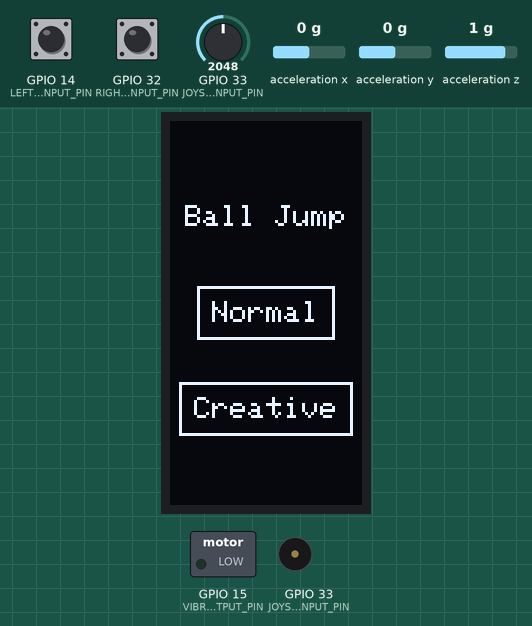
This sketch was run on a simulated ESP32. Shown: 64×128 one-colour display, switched loads named in the sketch (green lamp = pin HIGH), buzzer (waves = sounding). The inputs (shaded band) are chosen by the test bench; at power-on: GPIO 14 (LEFT_BUTTON_INPUT_PIN) HIGH, GPIO 33 (JOYSTICK_LR_INPUT_PIN) = 2048, GPIO 32 (RIGHT_BUTTON_INPUT_PIN) HIGH, acceleration x 0 g, acceleration y 0 g, acceleration z 1 g. The local clock reads 2024-03-15 10:24:30 at power-on unless the sketch sets it; random numbers use the default seed unless the sketch sets one.

Above: at 1.2 s.
1.3 s: GPIO 14 (LEFT_BUTTON_INPUT_PIN) pulled LOW for 0.15 s
At 1.6 s:
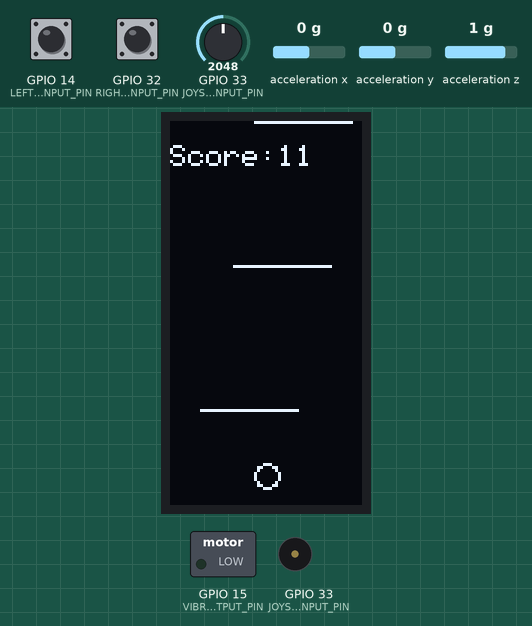
2.0 s: GPIO 33 (JOYSTICK_LR_INPUT_PIN) set to 2358
3.5 s: GPIO 33 (JOYSTICK_LR_INPUT_PIN) set to 2426
At 5.6 s:
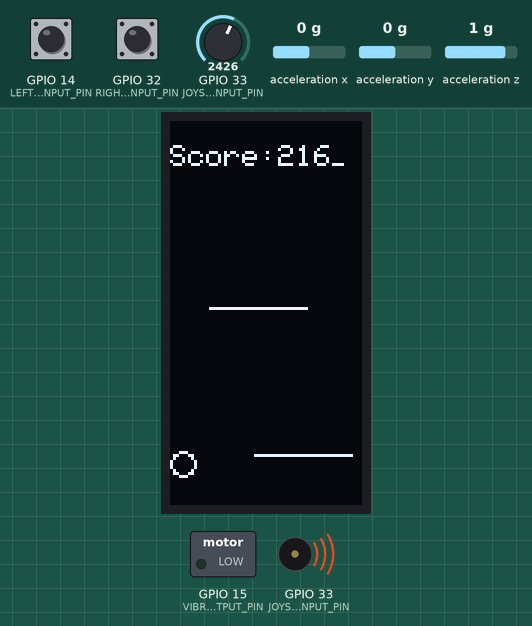
6.5 s: GPIO 32 (RIGHT_BUTTON_INPUT_PIN) pulled LOW for 1 s
At 7.5 s:
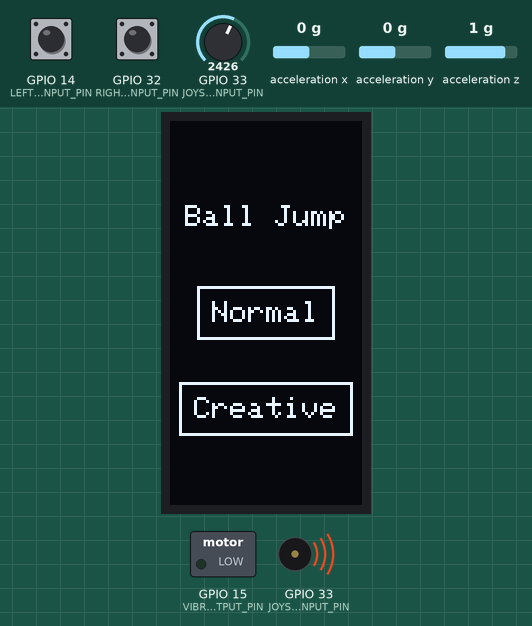
9.0 s: GPIO 32 (RIGHT_BUTTON_INPUT_PIN) pulled LOW for 0.15 s
At 9.31 s:
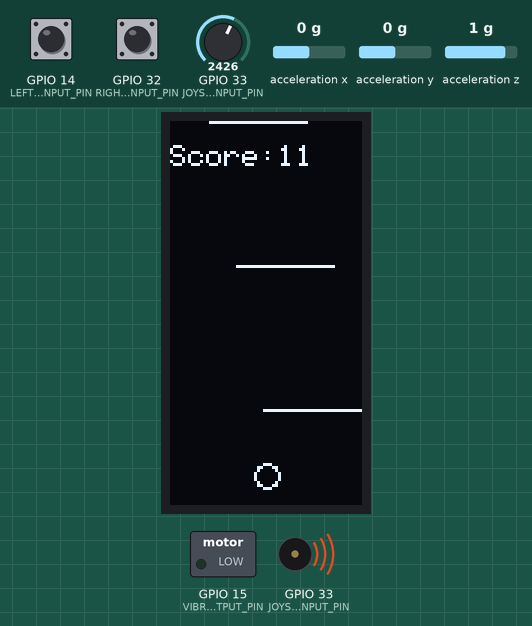
Timing chart, 0 to 13.7 s (numbered marks = the images above; inputs shaded):
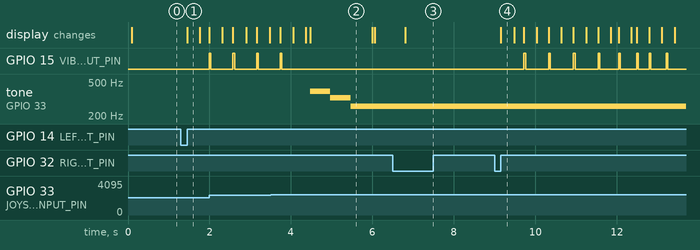

The sketch:

MP2_Sketch.ino
```cpp
/*
 * Richard Halbert
 * Made for University of Washington
 * CSE 490F MP2 Spring 2021
 *
 * Runs a game called "Ball Jump" (based on Doodle Jump) on an
 * Adafruit SSD1306 OLED display using an ESP32 microcontroller.
 * There are two modes in the game: (1) normal mode in which the
 * user controls the x-axis of the ball using a joystick and
 * (2) creative mode in which the user controlls the x-axis of
 * the ball using an Adafruit LIS3DH accelerometer.
 *
 * Please note: the "left button" controls the top button on
 * whatever screen is currently shown and the "right button"
 * controls the bottom (due to how the breadboard was setup).
 */

#include <stdlib.h>
#include <time.h>
#include <SPI.h>
#include <Wire.h>
#include <Adafruit_GFX.h>
#include <Adafruit_SSD1306.h>
#include <Adafruit_LIS3DH.h>
#include <Adafruit_Sensor.h>

/*
 * Setup for the Adafruit SSD1306 OLED display
 * Based on the Adafruit SSD1306 ssd1306_128x64_i2c.ino example
 */
#define SCREEN_WIDTH 128 // OLED display width, in pixels
#define SCREEN_HEIGHT 64 // OLED display height, in pixels

// Declaration for an SSD1306 display connected to I2C (SDA, SCL pins)
#define OLED_RESET     4 // Reset pin # (or -1 if sharing Arduino reset pin)
Adafruit_SSD1306 oled(SCREEN_WIDTH, SCREEN_HEIGHT, &Wire, OLED_RESET);

/*
 * Setup for the Adafruit LIS3DH accelerometer
 * Based on instructions from: https://learn.adafruit.com/adafruit-lis3dh-triple-axis-accelerometer-breakout
 *
 * Includes methods of running the LIS3DH with software SPI,
 * hardware SPI, or I2C, although this project uses software SPI.
 */
// Used for software SPI
#define LIS3DH_CLK 21
#define LIS3DH_MISO 17
#define LIS3DH_MOSI 16
// Used for hardware & software SPI
#define LIS3DH_CS 19

// software SPI
Adafruit_LIS3DH lis = Adafruit_LIS3DH(LIS3DH_CS, LIS3DH_MOSI, LIS3DH_MISO, LIS3DH_CLK);
// hardware SPI
//Adafruit_LIS3DH lis = Adafruit_LIS3DH(LIS3DH_CS);
// I2C
// Adafruit_LIS3DH lis = Adafruit_LIS3DH();

/*
 * Keys for the buzzer
 * From the Makeability Lab Intro to Arduino/Input/A simple piano lesson:
 * https://makeabilitylab.github.io/physcomp/arduino/piano.html
 */
#define KEY_C 262  // 261.6256 Hz
#define KEY_E 330  // 329.6276 Hz
#define KEY_G 392  // 391.9954 Hz

/*
 * Wiring constants
 */
const int JOYSTICK_LR_INPUT_PIN = A5;
const int LEFT_BUTTON_INPUT_PIN = 14;
const int RIGHT_BUTTON_INPUT_PIN = 32;
const int VIBRO_OUTPUT_PIN = 15;
const int PIEZO_OUTPUT_PIN = 33;

/*
 * Background constants
 */
const int DEBOUNCE_WINDOW = 40;
const int BUTTON_OUTLINE = 5;
const int JOYSTICK_WINDOW = 20;
const int VIBRATION_TIME = 40;
const int BUZZER_TIME = 500;
const int TONE_PWM_CHANNEL = 0;

/*
 * Gameplay constants
 */
const int BALL_RADIUS = 4;
const int INITIAL_X_POS = SCREEN_HEIGHT / 2;
const int INITIAL_Y_POS = SCREEN_WIDTH - BALL_RADIUS;
const int MAX_X_VELOCITY = 6;
const int MIN_Y_VELOCITY = -12;
const int GRAVITY = 1;
const int PLATFORM_RATE = 48;
const int INITIAL_PLATFORM_SIZE = SCREEN_HEIGHT / 2;
const int MIN_PLATFORM_SIZE = 10;
const int PLATFORM_REDUCTION_SCORE = 150;
const int PLATFORM_REDUCTION_RATE = 2;

/*
 * This enum represents the current state the game is in.
 */
enum GAME_STATE{
  HOME,
  RUNNING,
  OVER,
  NUM_STATES
};

/*
 * Background variables
 */
enum GAME_STATE currentState = HOME;
int leftButtonLastVal = LOW;
int rightButtonLastVal = LOW;
boolean normalMode = true;
int highScore = 0;
int platformRefreshCount = 0;
boolean initialPlatformsSet = true;

/*
 * Gameplay variables
 */
int platforms[SCREEN_WIDTH][2];
int platformWidth = INITIAL_PLATFORM_SIZE;
int ballXPos = INITIAL_X_POS;
int ballYPos = INITIAL_Y_POS;
float ballYSpeed = MIN_Y_VELOCITY;
int currScore = 0;

void setup() {
  Serial.begin(9600);

  // start the OLED display
  if(!oled.begin(SSD1306_SWITCHCAPVCC, 0x3D)) { // Address 0x3D for 128x64
    Serial.println(F("SSD1306 allocation failed"));
    for(;;); // Don't proceed, loop forever
  }
  oled.clearDisplay();

  // vertical orientation for OLED
  oled.setRotation(3);

  // start the accelerometer
  if (!lis.begin(0x18)) {   // change this to 0x19 for alternative i2c address
    Serial.println("Couldnt start");
    while (1) yield();
  }

  // set remaining pin modes
  pinMode(JOYSTICK_LR_INPUT_PIN, INPUT);
  pinMode(LEFT_BUTTON_INPUT_PIN, INPUT_PULLUP);
  pinMode(RIGHT_BUTTON_INPUT_PIN, INPUT_PULLUP);
  pinMode(VIBRO_OUTPUT_PIN, OUTPUT);

  // use ledc for the ESP32 for tones
  ledcAttachPin(PIEZO_OUTPUT_PIN, TONE_PWM_CHANNEL);

  // initialize the platforms
  srand(time(NULL));
  resetPlatforms();
}

void loop() {
  oled.clearDisplay();

  if (currentState == HOME) {
    renderHome();
  } else if (currentState == RUNNING) {
    renderGame();
  } else if (currentState == OVER) {
    renderGameOver();
  }

  oled.display();
}

/*
 * Renders the home screen with normal/creative mode buttons
 */
void renderHome() {
  int16_t x, y;
  uint16_t textWidth, textHeight;
  const char introText[] = "Ball Jump";

  oled.setTextSize(1);
  oled.setTextColor(WHITE, BLACK);

  oled.getTextBounds(introText, 0, 0, &x, &y, &textWidth, &textHeight);
  int16_t textX = oled.width() / 2 - textWidth / 2;
  int16_t textY = oled.height() / 4 - textHeight / 2;
  oled.setCursor(textX, textY);
  oled.print(introText);

  // normal mode button (joystick)
  const char normalText[] = "Normal";

  oled.getTextBounds(normalText, 0, 0, &x, &y, &textWidth, &textHeight);
  textX = oled.width() / 2 - textWidth / 2;
  textY = oled.height() / 2 - textHeight / 2;
  oled.setCursor(textX, textY);
  oled.print(normalText);

  oled.drawRect(textX - BUTTON_OUTLINE, textY - BUTTON_OUTLINE, textWidth + 2 * BUTTON_OUTLINE, textHeight + 2 * BUTTON_OUTLINE, SSD1306_WHITE);

  // creative mode button (accelerometer)
  const char creativeText[] = "Creative";

  oled.getTextBounds(creativeText, 0, 0, &x, &y, &textWidth, &textHeight);
  textX = oled.width() / 2 - textWidth / 2;
  textY = oled.height() * 3 / 4 - textHeight / 2;
  oled.setCursor(textX, textY);
  oled.print(creativeText);

  oled.drawRect(textX - BUTTON_OUTLINE, textY - BUTTON_OUTLINE, textWidth + 2 * BUTTON_OUTLINE, textHeight + 2 * BUTTON_OUTLINE, SSD1306_WHITE);

  int leftButtonCurr = digitalRead(LEFT_BUTTON_INPUT_PIN);
  int rightButtonCurr = digitalRead(RIGHT_BUTTON_INPUT_PIN);

  if (isButtonPressed(LEFT_BUTTON_INPUT_PIN, leftButtonCurr, leftButtonLastVal)) {
    leftButtonLastVal = leftButtonCurr;
    if (leftButtonCurr == LOW) {
      // start normal mode
      currentState = RUNNING;
      normalMode = true;
      platformRefreshCount = 0;
      currScore = 0;
      ballXPos = INITIAL_X_POS;
      ballYPos = INITIAL_Y_POS;
      ballYSpeed = MIN_Y_VELOCITY;
    }
  } else if (isButtonPressed(RIGHT_BUTTON_INPUT_PIN, rightButtonCurr, rightButtonLastVal)) {
    rightButtonLastVal = rightButtonCurr;
    if (rightButtonCurr == LOW) {
      // start creative mode
      currentState = RUNNING;
      normalMode = false;
      platformRefreshCount = 0;
      currScore = 0;
      ballXPos = INITIAL_X_POS;
      ballYPos = INITIAL_Y_POS;
      ballYSpeed = MIN_Y_VELOCITY;
    }
  }
}

/*
 * Renders the game itself, updating game state
 */
void renderGame() {
  // draw the platforms
  for (int i = 0; i < SCREEN_WIDTH; i++) {
    if (platforms[i][0] != -1) {
      oled.drawLine(platforms[i][0], i, platforms[i][0] + platforms[i][1], i, SSD1306_WHITE);
    }
  }

  // update platforms
  boolean newPlatform = !initialPlatformsSet && platformRefreshCount % PLATFORM_RATE == 0;
  initialPlatformsSet = false;

  for (int j = SCREEN_WIDTH - 1; j > 0; j--) {
    platforms[j][0] = platforms[j - 1][0];
    platforms[j][1] = platforms[j - 1][1];
  }

  if (newPlatform) {
    platforms[0][0] = rand() % (oled.width() - platformWidth);
    platforms[0][1] = platformWidth;
  } else {
    platforms[0][0] = -1;
    platforms[0][1] = -1;
  }

  platformRefreshCount++;

  if (normalMode) {
    // use joystick for x value
    int joystickVal = analogRead(JOYSTICK_LR_INPUT_PIN);

    if (joystickVal < 2000 - JOYSTICK_WINDOW || joystickVal > 2000 + JOYSTICK_WINDOW) {
      int ballXSpeed = -1 * map(joystickVal, 0, 4095, -1 * MAX_X_VELOCITY, MAX_X_VELOCITY);
      ballXPos += ballXSpeed;
    }
  } else {
    // use accelerometer for x value
    lis.read();
    sensors_event_t event;
    lis.getEvent(&event);

    int ballXSpeed = -1 * map(event.acceleration.x, -10, 10, -1 * MAX_X_VELOCITY, MAX_X_VELOCITY);
    ballXPos += ballXSpeed;
  }

  // don't let the ball move past the left/right of oled
  if (ballXPos < BALL_RADIUS) {
    ballXPos = BALL_RADIUS;
  } else if (ballXPos > oled.width() - BALL_RADIUS) {
    ballXPos = oled.width() - BALL_RADIUS;
  }

  // update y position
  ballYPos += ballYSpeed / 2;

  // don't let the ball move past the top of the oled
  if (ballYPos < BALL_RADIUS) {
    ballYPos = BALL_RADIUS;
    ballYSpeed = 0;
  }

  // check if the player has lost
  if (ballYPos > oled.height() - BALL_RADIUS) {
    currentState = OVER;
    playGameOverSound();
    platformWidth = INITIAL_PLATFORM_SIZE;
    resetPlatforms();
    initialPlatformsSet = true;
    return;
  }

  // check if the player has hit a platform
  if (hitPlatform()) {
    ballYSpeed = MIN_Y_VELOCITY;
    digitalWrite(VIBRO_OUTPUT_PIN, HIGH);
    delay(VIBRATION_TIME);
    digitalWrite(VIBRO_OUTPUT_PIN, LOW);
  } else {
    ballYSpeed += GRAVITY;
  }

  // update current score
  int currPosScore = platformRefreshCount + oled.height() - ballYPos;
  if (currPosScore > currScore) {
    currScore = currPosScore;
  }

  // update platform width
  if (currScore % PLATFORM_REDUCTION_SCORE == 0 && platformWidth > MIN_PLATFORM_SIZE) {
    platformWidth -= PLATFORM_REDUCTION_RATE;
  }

  // draw the player
  oled.drawCircle(ballXPos, ballYPos, BALL_RADIUS, SSD1306_WHITE);

  // write out the player's current score
  int16_t x, y;
  uint16_t textWidth, textHeight;
  const char currScoreText[] = "Ball Jump";

  oled.setTextSize(1);
  oled.setTextColor(WHITE, BLACK);

  const char scoreText[] = "Score:";
  oled.getTextBounds(scoreText, 0, 0, &x, &y, &textWidth, &textHeight);
  oled.setCursor(0, textHeight);
  oled.print(scoreText);

  char buff[33];
  itoa(currScore, buff, 10);
  oled.setCursor(textWidth, textHeight);
  oled.print(buff);
}

/*
 * Renders the game over screen with current/high scores and buttons to restart or return to home
 */
void renderGameOver() {
  // set new high score
  if (currScore > highScore) {
    highScore = currScore;
  }

  int16_t x, y;
  uint16_t textWidth, textHeight;
  const char overText[] = "Game Over";

  oled.setTextSize(1);
  oled.setTextColor(WHITE, BLACK);

  oled.getTextBounds(overText, 0, 0, &x, &y, &textWidth, &textHeight);
  int16_t textX = oled.width() / 2 - textWidth / 2;
  int16_t textY = textHeight / 2;
  oled.setCursor(textX, textY);
  oled.print(overText);

  // write out the player's score
  const char yourText[] = "Your";
  oled.setCursor(0, oled.height() / 4 - textHeight);
  oled.print(yourText);

  const char scoreText[] = "Score:";
  oled.getTextBounds(scoreText, 0, 0, &x, &y, &textWidth, &textHeight);
  oled.setCursor(0, oled.height() / 4);
  oled.print(scoreText);

  char buff[33];
  itoa(currScore, buff, 10);
  oled.setCursor(textWidth, oled.height() / 4);
  oled.print(buff);

  // write out the high score
  const char highText[] = "High";
  oled.setCursor(0, oled.height() / 2 - textHeight);
  oled.print(highText);

  oled.setCursor(0, oled.height() / 2);
  oled.print(scoreText);

  itoa(highScore, buff, 10);
  oled.setCursor(textWidth, oled.height() / 2);
  oled.print(buff);

  // restart button (same mode)
  const char restartText[] = "Restart";

  oled.getTextBounds(restartText, 0, 0, &x, &y, &textWidth, &textHeight);
  textX = oled.width() / 2 - textWidth / 2;
  textY = oled.height() * 3 / 4 - textHeight;
  oled.setCursor(textX, textY);
  oled.print(restartText);

  oled.drawRect(textX - BUTTON_OUTLINE, textY - BUTTON_OUTLINE, textWidth + 2 * BUTTON_OUTLINE, textHeight + 2 * BUTTON_OUTLINE, SSD1306_WHITE);

  // home button
  const char homeText[] = "Home";

  oled.getTextBounds(homeText, 0, 0, &x, &y, &textWidth, &textHeight);
  textX = oled.width() / 2 - textWidth / 2;
  textY += textHeight * 3;
  oled.setCursor(textX, textY);
  oled.print(homeText);

  oled.drawRect(textX - BUTTON_OUTLINE, textY - BUTTON_OUTLINE, textWidth + 2 * BUTTON_OUTLINE, textHeight + 2 * BUTTON_OUTLINE, SSD1306_WHITE);

  int leftButtonCurr = digitalRead(LEFT_BUTTON_INPUT_PIN);
  int rightButtonCurr = digitalRead(RIGHT_BUTTON_INPUT_PIN);

  if (isButtonPressed(LEFT_BUTTON_INPUT_PIN, leftButtonCurr, leftButtonLastVal)) {
    // restart current mode
    leftButtonLastVal = leftButtonCurr;
    if (leftButtonCurr == LOW) {
      currentState = RUNNING;
      platformRefreshCount = 0;
      currScore = 0;
      ballXPos = INITIAL_X_POS;
      ballYPos = INITIAL_Y_POS;
      ballYSpeed = MIN_Y_VELOCITY;
    }
  } else if (isButtonPressed(RIGHT_BUTTON_INPUT_PIN, rightButtonCurr, rightButtonLastVal)) {
    // go home
    rightButtonLastVal = rightButtonCurr;
    if (rightButtonCurr == LOW) {
      currentState = HOME;
    }
  }
}

/*
 * Checks if the button at buttonPin is pressed, using debouncing
 */
boolean isButtonPressed(int buttonPin, int buttonCurr, int lastButtonVal) {
  delay(DEBOUNCE_WINDOW);
  int buttonCurr2 = digitalRead(buttonPin);
  return buttonCurr == buttonCurr2 && lastButtonVal != buttonCurr;
}

/*
 * Checks if the player has hit a platform
 */
boolean hitPlatform() {
  int ballBottom = ballYPos + BALL_RADIUS;
  if (ballYSpeed > 0 && ballYPos <= oled.height() - BALL_RADIUS) {
    int maxVal = min(int(ballBottom + ballYSpeed), SCREEN_WIDTH);
    for (int i = ballBottom; i < maxVal; i++) {
      if (platforms[i][0] != -1 && ballXPos >= platforms[i][0] && ballXPos <= platforms[i][0] + platforms[i][1]) {
        return true;
      }
    }
    return false;
  } else {
    return false;
  }
}

/*
 * Plays the noise when the player loses
 */
void playGameOverSound() {
  ledcWriteNote(TONE_PWM_CHANNEL, NOTE_G, 4);
  delay(BUZZER_TIME);
  ledcWriteNote(TONE_PWM_CHANNEL, NOTE_E, 4);
  delay(BUZZER_TIME);
  ledcWriteNote(TONE_PWM_CHANNEL, NOTE_C, 4);
  delay(BUZZER_TIME);
  ledcWrite(TONE_PWM_CHANNEL, 0);
}

/*
 * Resets the platforms whenever a player gets into a new game
 */
void resetPlatforms() {
  for (int i = 0; i < SCREEN_WIDTH; i++) {
    if (i % PLATFORM_RATE == 0) {
      platforms[i][0] = rand() % (oled.width() - platformWidth);
      platforms[i][1] = platformWidth;
    } else {
      platforms[i][0] = -1;
      platforms[i][1] = -1;
    }
  }
}
```

Measured:
- the behaviour switches between 2388 and 2389 on GPIO 33 (JOYSTICK_LR_INPUT_PIN) (found by bisection; images 1 and 2)
- after the input at 1.3 s, GPIO 15 (VIBRO_OUTPUT_PIN): LOW → HIGH after 0.70 s; the display: changes after 0.15 s (image 1)
- after the input at 3.5 s, tone on GPIO 33 (JOYSTICK_LR_INPUT_PIN): silent → 392 Hz after 0.97 s, → 329 Hz 0.50 s later, → 261 Hz 0.50 s later
- after the input at 6.5 s, the display: changes after 0.30 s (image 3)
- after the input at 9.0 s, the display: changes after 0.15 s (image 4)
- what the display in image 2 shows lasts 1.5 s, from 4.5 s to 6.0 s
